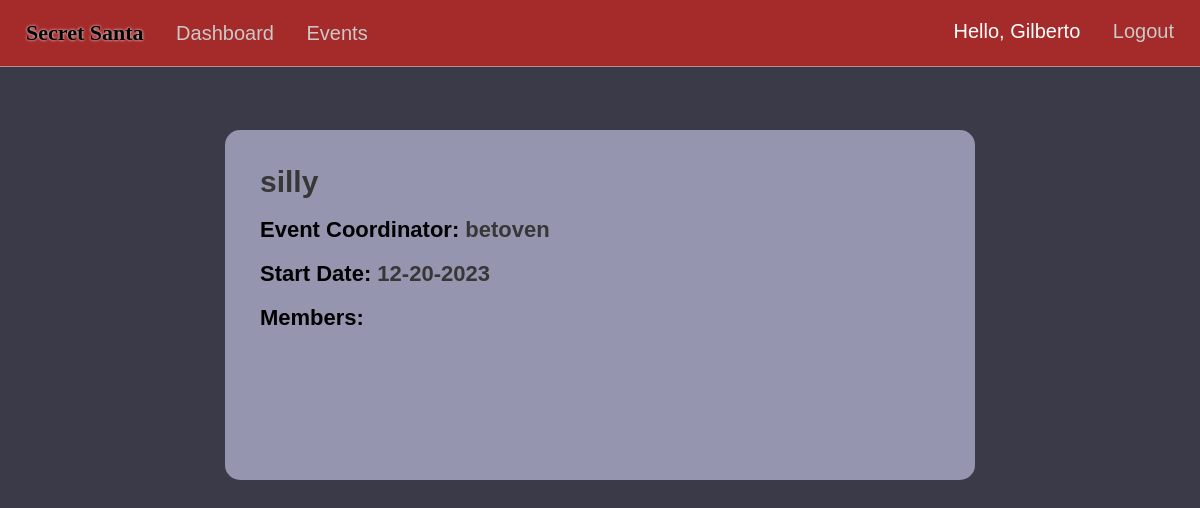
Page /event-info/id=1 (signed in) on the committed database.
### market/models.py (models this page shows, shortened)
class User(db.Model, UserMixin):
    id = db.Column(db.Integer(), primary_key=True)
    username = db.Column(db.String(length=30), nullable=False, unique=True)
    first_name = db.Column(db.String(length=50), nullable=False)
    last_name = db.Column(db.String(length=50), nullable=False)
    email_address = db.Column(db.String(length=50), nullable=False, unique=True)
    password_hash = db.Column(db.String(length=60), nullable=False)
    items = db.relationship('Item', backref='owned_user', lazy=True)
    events = db.relationship('Event', backref='coordinator', lazy=True)
    events_attending = db.relationship('EventMembers', backref='attendees', lazy=True, overlaps="event_members")
    @property
    def password(self):
        return self.password_hash

class Event(db.Model):
    event_id = db.Column(db.Integer(), primary_key=True)
    coordinator_id = db.Column(db.Integer(), db.ForeignKey('user.id'), nullable=False)
    event_name = db.Column(db.String(length=75), nullable=False, unique=True)
    event_date = db.Column(db.Date())
    attendees = db.relationship('EventMembers', backref='attended_events', lazy=True)

### market/routes.py (the view, shortened to what this page needs)
@app.route("/event-info/id=<int:event_id>", methods=['GET','POST'])
@login_required
def event_info(event_id):
    event = Event.query.filter_by(event_id=event_id).first()
    if not event:
        flash('Event not found.', category='danger')
        return redirect(url_for('events_page'))
    form=AddUserEvent()
    return render_template("info.html",event=event, form=form)

### market/models.py (called while the page is built)
@login_manager.user_loader
def load_user(user_id):
    return User.query.get(int(user_id))

### market/templates/info.html (shortened to what this page needs)
{% extends 'base.html' %}
  {% block style %}
  <link rel= "stylesheet" type= "text/css" href= "{{ url_for('static',filename='styles/events.css') }}">
  {% endblock %}
  {% block content %}
  <center>
    <div class="create-div">
      <div class="event">
        <div class="titles-div">
          <h1 class="e-title"><span class="event-info event-info-title">{{event.event_name}}</span></h1>
          <h1 class="event-title e-title">Event Coordinator: <span class="event-info">{{event.coordinator.username}}</span></h1>
          <h1 class="event-title e-title">Start Date: <span class="event-info">{{event.event_date.strftime('%m-%d-%Y')}}</span></h1>
          <h1 class="event-title e-title">Members:</h1>
        </div>
      </div>
    </div>
  </center>
  {% endblock %}

### market/templates/base.html (shortened to what this page needs)
<!DOCTYPE html>
<html lang="en">
<head>
  <link rel= "stylesheet" type= "text/css" href= "{{ url_for('static',filename='styles/main.css') }}">
  {% block style %}
  {% endblock %}
</head>
<body>
  <nav>
    <ul class="top-left-nav">
      <a href="{{ url_for('home_page') }}" ><li class="li-title">
        Secret Santa
      </li></a>
    {% if current_user.is_authenticated %}
      <li>
        <a href="{{ url_for('dashboard_page') }}" class="nav-item">Dashboard</a>
      </li>
      <li>
        <a href="{{ url_for('events_page') }}" class="nav-item">Events</a>
      </li>
    {% endif %}
    </ul>
    {% if current_user.is_authenticated %}
    <ul class="top-right-nav">
      <li>
        <p class="nav-name">Hello, {{ current_user.first_name.title() }} </p>
      </li>
      <li>
        <a class="nav-item" href="{{ url_for('logout_page') }}">Logout</a>
      </li>
    </ul>
    {% endif %}
  </nav>
  {% block content %}
  {% endblock %}
</body>
</html>

### market/static/styles/main.css (style rules this page uses)
* { margin: 0px; box-sizing: border-box; }
body { margin-top: 66px; font-family: Arial, Helvetica, sans-serif; background-color: rgb(58, 58, 73); color: white; padding: 0px 10px; padding-bottom: 80px; }
nav { display: flex; justify-content: space-between; background-color: brown; padding: 20px 20px; position: fixed; right: 0px; left: 0px; top:0px; z-index: 1000; color: black; font-family:'Gill Sans', 'Gill Sans MT', Calibri, 'Trebuchet MS', sans-serif; font-size: 20px; border-bottom: 1px solid rgba(209, 208, 208, 0.589); }
.li-title { font-weight: bolder; font-size: 22px; font-family: 'Grinched'; text-shadow: 0px 0px 3px white; }
.top-left-nav { list-style: none; padding: 0px; display: inline-block; }
.top-left-nav li,.top-right-nav li { display: inline-block; margin-right: 6px; margin-left: 6px; }
.top-right-nav { list-style: none; padding: 0px; display: inline-block; }
.nav-item { text-decoration: none; color: rgb(202, 201, 201); margin-left: 15px; }
.nav-name { text-decoration: none; color: rgb(255, 255, 255); }
a { text-decoration: none; color: Black; }

### market/static/styles/events.css (style rules this page uses)
body { padding-left: 0px; padding-right:0px; }
.event { background-color: rgb(149, 149, 175); min-height: 350px; max-width: 750px; margin-top: 100px; border-radius: 15px; text-align: left; padding:35px; font-size: 12px; display: flex; flex-direction:column; justify-content:space-between; margin-left: 10px; margin-right: 10px; }
.event-title { margin-top: 18px; }
.event-info-title { font-size: 30px; }
.e-title { font-size: 22px; color: rgb(0, 0, 0); font-family: 'Gill Sans', 'Gill Sans MT', Calibri, 'Trebuchet MS', sans-serif; }
.titles-div { display: inline-block; }
.event-info { color: rgb(56, 55, 55); }
.create-div { margin-top: 130px; }

### rows in the picture
User: first_name "Gilberto"
Event: event_name "silly", event_date "12-20-2023"
User: coordinator.username "betoven"
